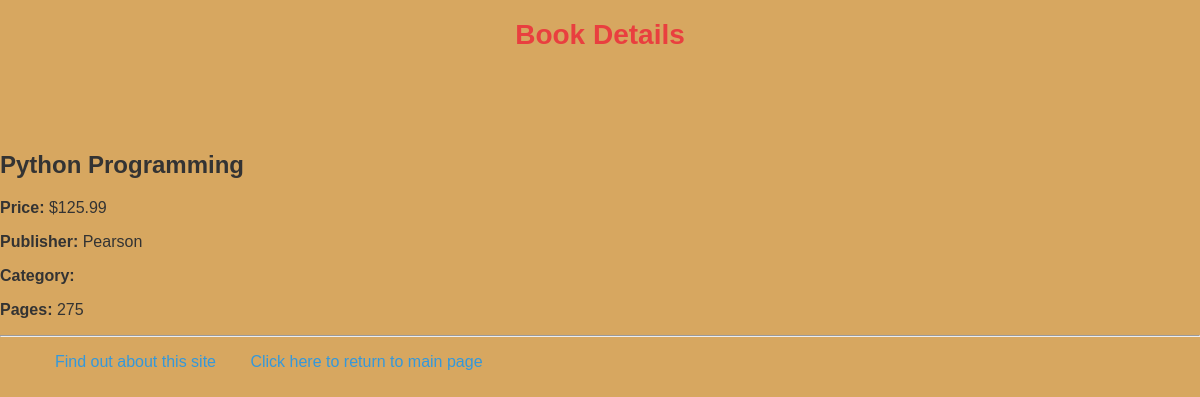
The page /myapp/4/ on the database its author committed.
### myapp/models.py (models this page shows, shortened)
class Book(models.Model):
    CATEGORY_CHOICES = [
        ('S', 'Science & Tech'),
        ('F', 'Fiction'),
        ('B', 'Biography'),
        ('T', 'Travel'),
        ('O', 'Other'),
    ]
    title = models.CharField(max_length=200)
    category = models.CharField(
        max_length=1,
        choices=CATEGORY_CHOICES,
        default='S'
    )
    num_pages = models.PositiveIntegerField(default=100)
    price = models.DecimalField(max_digits=10, decimal_places=2)
    publisher = models.ForeignKey(
        Publisher,
        related_name='books',
        on_delete=models.CASCADE
    )
    description = models.TextField(blank=True)

class Publisher(models.Model):
    name = models.CharField(max_length=200)
    website = models.URLField()
    city = models.CharField(max_length=20, blank=True)
    country = models.CharField(max_length=50, default='USA')

### myapp/views.py (the view)
# urls.py: path('<int:book_id>/', views.detail, name='detail'),
def detail(request, book_id):
    book = get_object_or_404(Book, pk=book_id)
    return  render(request, 'myapp/detail.html', {'book': book})

### myapp/templates/myapp/detail.html (shortened to what this page needs)
{% extends 'myapp/base.html' %}
{% block myhdg %} Book Details {% endblock %}
{% block body_block %}
    <h2>{{ book.title }}</h2>
    <p><strong>Price: </strong> ${{ book.price }} </p>
    <p><strong>Publisher: </strong> {{book.publisher.name}} </p>
    <p><strong>Category: </strong> {{book.get_catgory_display}} </p>
    <p><strong>Pages: </strong> {{book.num_pages}} </p>
{% endblock %}

### myapp/static/myapp/style.css (style rules this page uses)
body { font-family: Arial, sans-serif; background-color: #d7a760; color: #333; margin: 0; padding: 0px; }

### rows shown on the page
Book: title "Python Programming", price "125.99", publisher.name "Pearson", num_pages "275"
